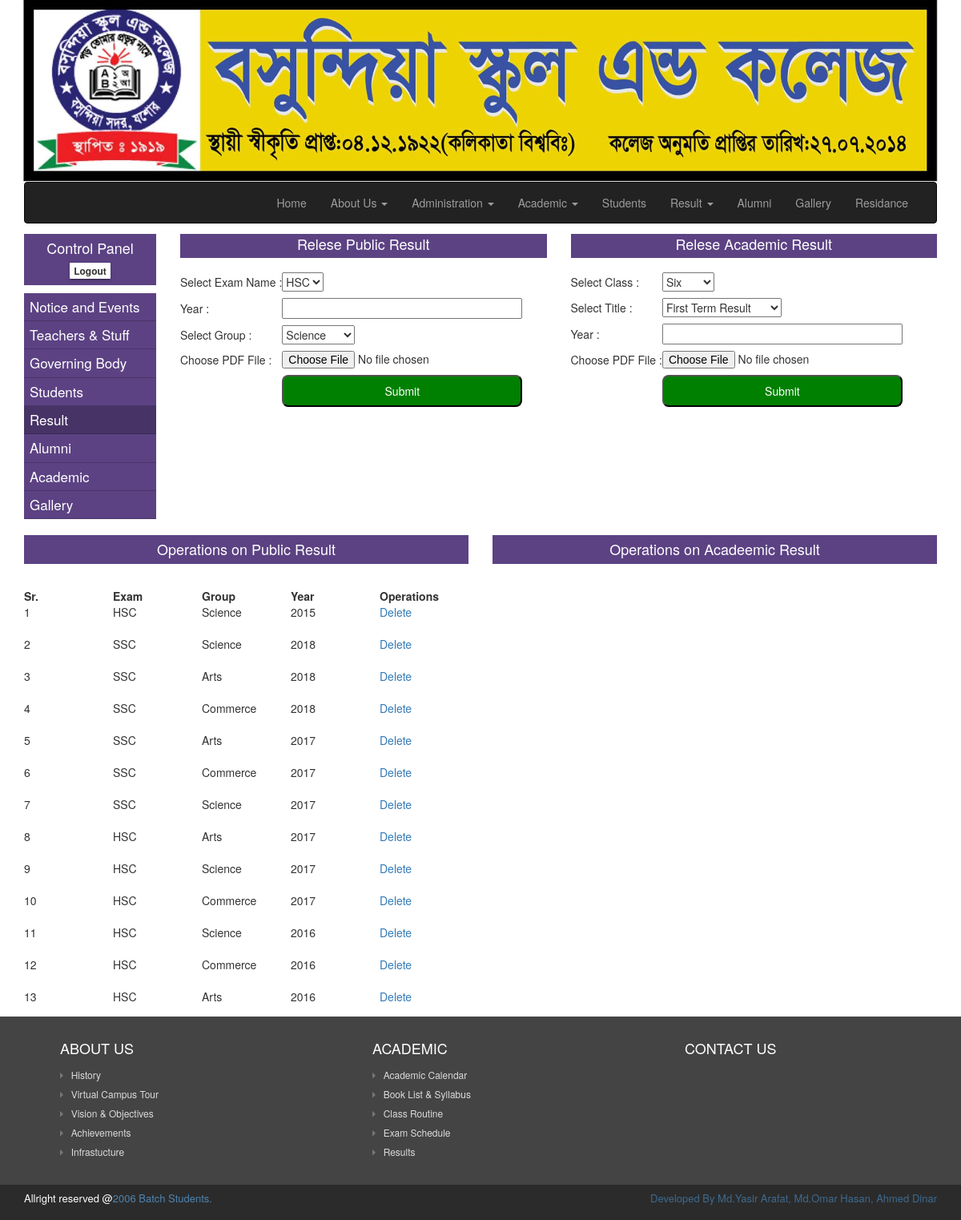
Page /adminResult.php (signed in) on the committed database.
### tables this page shows
CREATE TABLE IF NOT EXISTS `result_public` (
  `id` int(11) NOT NULL AUTO_INCREMENT,
  `exam_name` varchar(10) NOT NULL,
  `exam_priority` int(5) NOT NULL,
  `group` varchar(20) NOT NULL,
  `result_year` int(8) NOT NULL,
  `file_name` varchar(30) NOT NULL,
  PRIMARY KEY (`id`)
);

### adminResult.php (the view, shortened to what this page needs)
<!DOCTYPE html>
<html lang="en">
<head>
    <?php include 'includes/head.php'; ?>
</head>
<body>
<?php include 'includes/header.php'; ?>
<div class="container">
    <div class="row">
        <div class="col-md-2">
            <?php $adminNav='result'; include 'includes/admin_side_menu.php' ?>
        </div>
        <div class="col-md-5">
            <h4 style="background-color:#5C4283;color:#FFFFFF;height:30px;padding-top:3px;text-align:center;">Relese Public Result</h4>
            <form method="post" action="" enctype="multipart/form-data">
                <table class="teacherTable">
                    <tr>
                        <td>Select Exam Name : </td>
                        <td>
                            <select name="categoryExam">
                                <option value="HSC">HSC</option>
                            </select>
                        </td>
                    </tr>
                    <tr>
                        <td>Year : </td>
                        <td><input type="text" name="re_year"></input></td>
                    </tr>
                    <tr>
                        <td>Select Group : </td>
                        <td>
                            <select name="categoryGroup">
                                <option value="Science">Science</option>
                            </select>
                        </td>
                    </tr>
                    <tr>
                        <td>Choose PDF File :</td>
                        <td><input type="file" name="exam_result"></td>
                    </tr>
                    <tr>
                        <td></td>
                        <td><input type="submit" name="r_submit" value="Submit" style="background-color:green;color:white;height:40px;border-radius:8px;"></td>
                    </tr>
                </table>
            </form>
        </div>
        <div class="col-md-5">
            <h4 style="background-color:#5C4283;color:#FFFFFF;height:30px;padding-top:3px;text-align:center;">Relese Academic Result</h4>
            <form method="post" action="" enctype="multipart/form-data">
                <table class="teacherTable">
                    <tr>
                        <td>Select Class : </td>
                        <td>
                            <select name="classes">
                                <option value="Six">Six</option>
                            </select>
                        </td>
                    </tr>
                    <tr>
                        <td>Select Title : </td>
                        <td>
                            <select name="xm_title">
                                <option value="First Term Result">First Term Result</option>
                            </select>
                        </td>
                    </tr>
                    <tr>
                        <td>Year : </td>
                        <td><input type="text" name="ac_year"></input></td>
                    </tr>
                    <tr>
                        <td>Choose PDF File :</td>
                        <td><input type="file" name="academic_result"></td>
                    </tr>
                    <tr>
                        <td></td>
                        <td><input type="submit" name="academic_submit" value="Submit" style="background-color:green;color:white;height:40px;border-radius:8px;"></td>
                    </tr>
                </table>
            </form>
        </div>
    </div>
</div>
<div class="container">
    <div class="row">
        <div class="col-md-6">
            <div class="techerEditDelete">
                <h4 style="background-color:#5C4283;color:#FFFFFF;height:auto;padding:8px;text-align:center;">Operations on Public Result</h4>
                <?php
                $test=0;
                $sr=0;
                $getPublicResultQry=mysql_query("select * from result_public order by id desc");
                while($get=mysql_fetch_array($getPublicResultQry)){
                    $examName=$get['exam_name'];
                    $group=$get['group'];
                    $result_year=$get['result_year'];
                    $fileName=$get['file_name'];
                    $get_id=$get['id'];
                    $test++;
                    $sr++;
                    ?>
                    <table class="tbl2" width="100%">
                        <?php if($test==1){ ?>
                            <tr>
                                <th width="20%">Sr.&nbsp</th>
                                <th width="20%">Exam</th>
                                <th width="20%">Group</th>
                                <th width="20%">Year</th>
                                <th width="20%">Operations</th>
                            </tr>
                        <?php } ?>
                        <tr>
                            <td width="20%"><?php echo $sr;?></td>
                            <td width="20%"><?php echo $examName;?></td>
                            <td width="20%"><?php echo $group;?></td>
                            <td width="20%"><?php echo $result_year;?></td>
                            <td width="32%">
                                <a onclick='return confirmDelete();' href="adminResult.php?pbrID=<?php echo $get_id;?>&pbrfile=<?php echo $fileName;?>">Delete</a>
                            </td>
                        </tr><br>
                    </table>
                <?php }?>
            </div>
        </div>
        <div class="col-md-6">
            <div class="techerEditDelete">
                <h4 style="background-color:#5C4283;color:#FFFFFF;height:auto;padding:8px;text-align:center;">Operations on Acadeemic Result</h4>
            </div>
        </div>
    </div>
</div>
<?php include 'includes/footer.php'; ?>
</body>
</html>

### css/custom.css (style rules this page uses)
.teacherTable tr { margin-top:5px; }
.teacherTable tr td { padding-top:5px; }
.teacherTable tr td input { width:300px; }

### adminResult.php (style rules this page uses)
.teacherTable tr { margin-top:7px; }
.teacherTable tr td { padding-top:8px; }
.teacherTable tr td input { width:; }
.teacherTable tr td select option { width:278px; }

### rows in the picture
result_public: shows "Sr.", exam_name "HSC", group "Science", result_year "2015"
result_public: exam_name "SSC", group "Science", result_year "2018"
result_public: exam_name "SSC", group "Arts", result_year "2018"
result_public: exam_name "SSC", group "Commerce", result_year "2018"
result_public: exam_name "SSC", group "Arts", result_year "2017"
result_public: exam_name "SSC", group "Commerce", result_year "2017"
result_public: exam_name "SSC", group "Science", result_year "2017"
result_public: exam_name "HSC", group "Arts", result_year "2017"
result_public: exam_name "HSC", group "Science", result_year "2017"
result_public: exam_name "HSC", group "Commerce", result_year "2017"
result_public: exam_name "HSC", group "Science", result_year "2016"
result_public: exam_name "HSC", group "Commerce", result_year "2016"
result_public: exam_name "HSC", group "Arts", result_year "2016"
